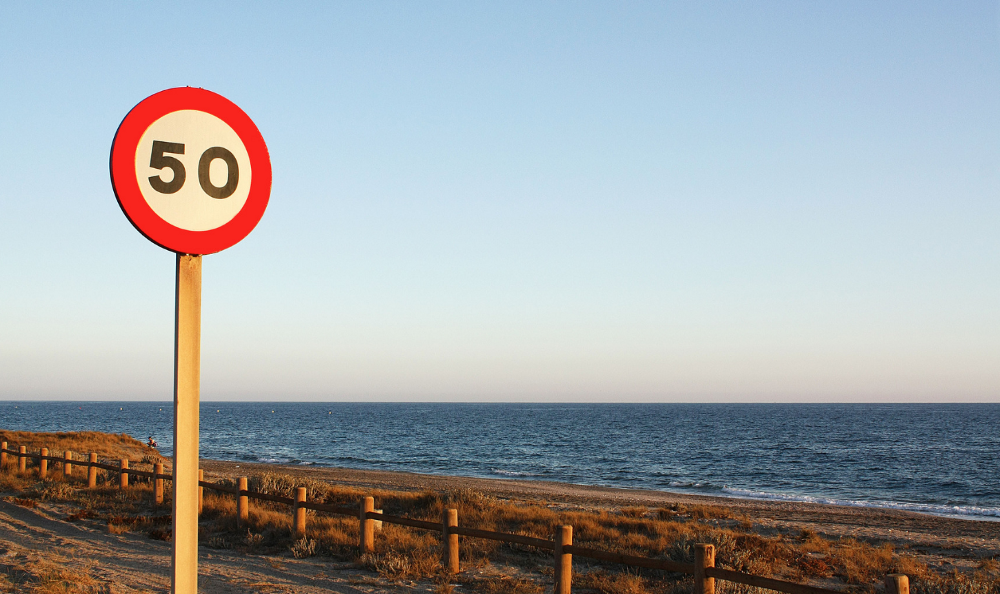
#> input picture Traffic Sign Detection/sources/speed.png, 1000 x 594 px, found by its file name
$ python version0-1.py
#> lines starting #> are read from the running program, lines starting #| are printed output that depends on the picture; after the words box and inside, x2 and y2 are one past the last pixel; in counts of white or black regions, pixels touching at a corner belong together; pictures that were not available may be replaced by others from this repository, and a replacement may not be noted
import cv2
import numpy as np


dogruluk = 0.7
image = cv2.imread(r"C:\Users\emre\PycharmProjects\findsign\sources\speed.png")
#> image is the input picture: shape (594, 1000, 3); mean B, G, R 169.8, 167.2, 162.3

levhatemp = cv2.imread(r"C:\Users\emre\PycharmProjects\findsign\sources\50temp.jpg")
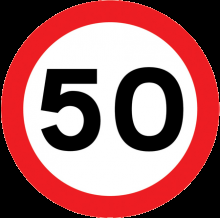
#> input picture Traffic Sign Detection/sources/50temp.png, 220 x 218 px, given in place of 50temp.jpg, which was not available
#> levhatemp is the input picture: shape (218, 220, 3); mean B, G, R 103.6, 102.2, 161
levhatemp = cv2.cvtColor(levhatemp, cv2.COLOR_BGR2GRAY)
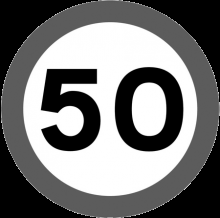
#> levhatemp: shape (218, 220); min 0, max 255, mean 120


hsvimage = cv2.cvtColor(image,cv2.COLOR_BGR2HSV)
#> hsvimage: shape (594, 1000, 3); mean H, S, V 71, 67.1, 187

lower_red = np.array([0,70,50])
upper_red = np.array([170,70,50])


mask1 = cv2.inRange(hsvimage, (0, 70, 50), (10, 255, 255))
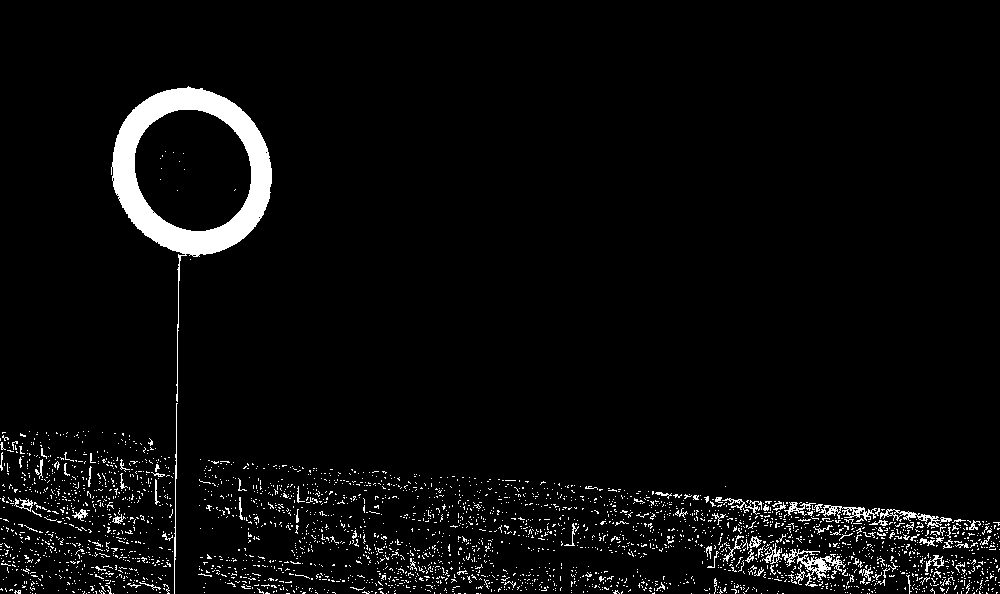
#> mask1: shape (594, 1000); 4.1% white; 3033 white regions (2939 under 20 px), largest, box (x1, y1, x2, y2) and area: (111, 86, 272, 402) 10074, (782, 549, 846, 587) 621, (819, 505, 880, 521) 358
mask2 = cv2.inRange(hsvimage, (170, 70, 50), (180, 255, 255))
#> mask2: shape (594, 1000); 0.04% white in thin lines or dots, all inside (x1, y1, x2, y2) = (13, 86, 936, 590)
mask = cv2.bitwise_or(mask1, mask2)
#> mask: shape (594, 1000); 4.1% white; 3030 white regions (2936 under 20 px), largest, box (x1, y1, x2, y2) and area: (111, 86, 272, 402) 10267, (782, 549, 846, 587) 621, (819, 505, 880, 521) 358

maskedhsv = cv2.bitwise_and(hsvimage, hsvimage, mask=mask)
#> maskedhsv: shape (594, 1000, 3); mean H, S, V 0.3, 7.3, 6.3
maskedimg = cv2.bitwise_and(image, image, mask=mask)
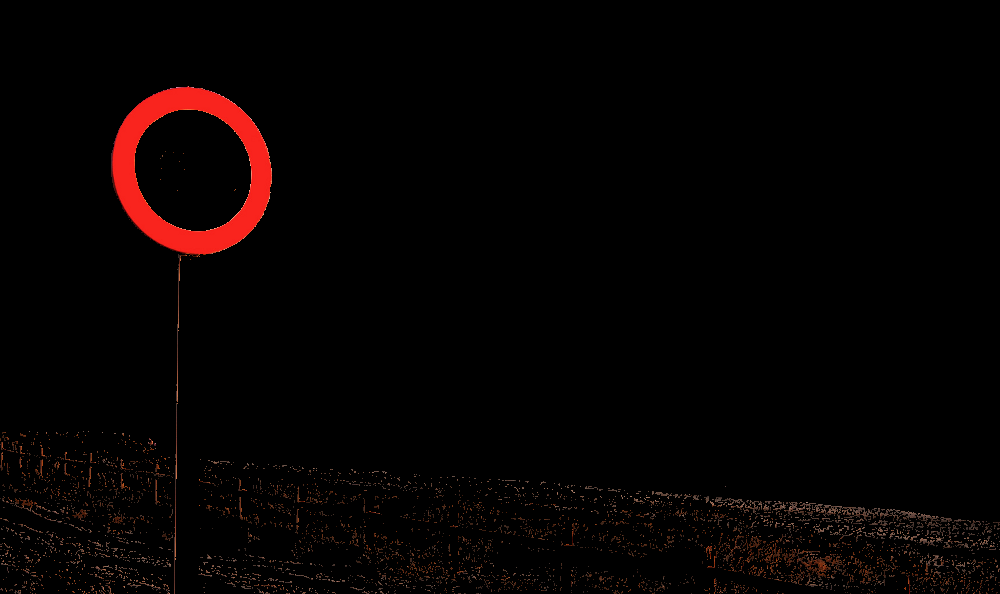
#> maskedimg: shape (594, 1000, 3); mean B, G, R 1.5, 1.9, 6.3
masked_gry = cv2.cvtColor(maskedhsv, cv2.COLOR_BGR2GRAY)
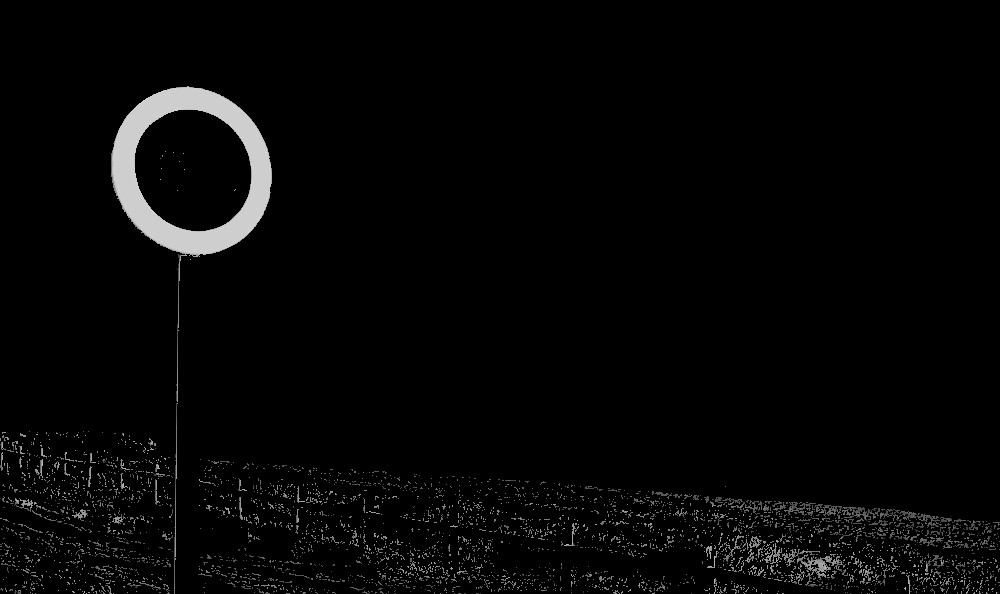
#> masked_gry: shape (594, 1000); min 0, max 227, mean 6.2
gry_blur = cv2.medianBlur(masked_gry,5)
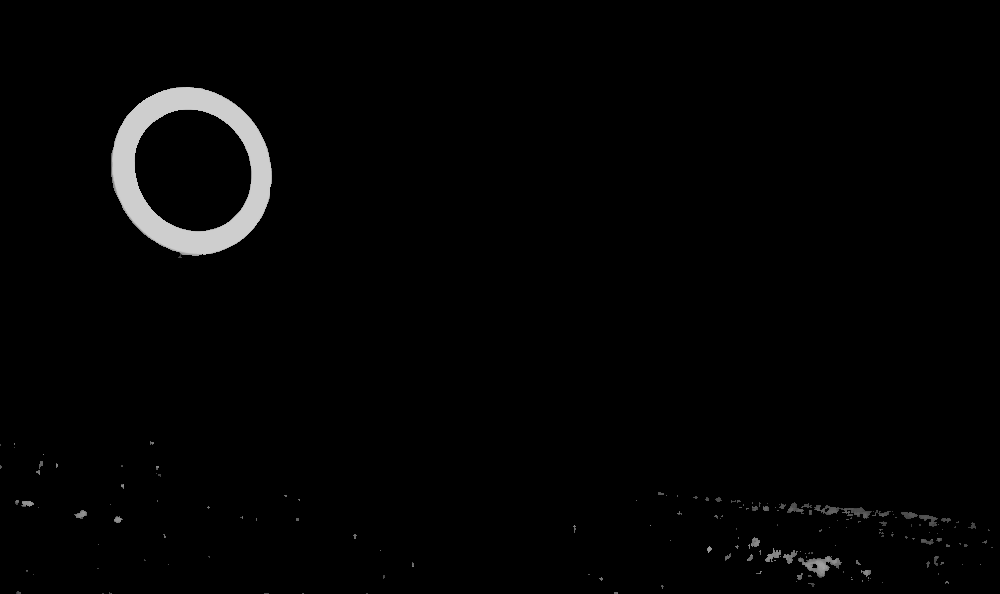
#> gry_blur: shape (594, 1000); min 0, max 207, mean 3.9

circles = cv2.HoughCircles(gry_blur,cv2.HOUGH_GRADIENT,1,20,param1=50,param2=30,minRadius=0,maxRadius=0)
#> circles = [[186.5, 164.5, 77.6], [196.5, 182.5, 72.1], [206.5, 157.5, 98.2], [175.5, 187.5, 56.1]]


circles = np.uint16(np.around(circles))
#> circles = [[186, 164, 78], [196, 182, 72], [206, 158, 98], [176, 188, 56]]

wt, ht = levhatemp.shape[::-1]
#> wt = 220; ht = 218

for (x,y,r) in circles[0,:]:
    # draw the outer circle

    cv2.circle(image, (x, y), r, (0, 255, 0), 2)
#> this loop made 4 passes
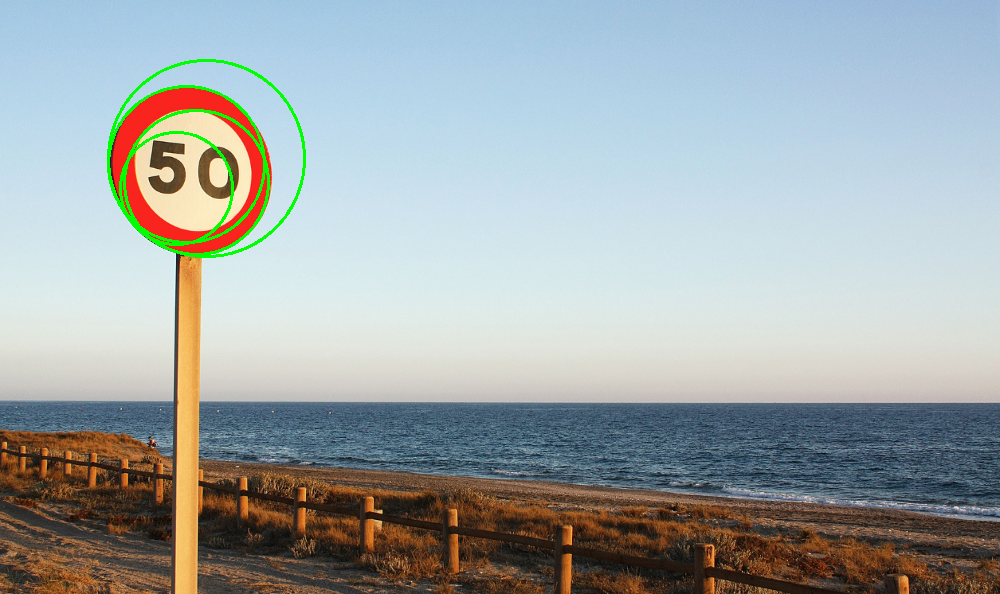
#> image: shape (594, 1000, 3); 0.86% of pixels changed, all inside (x1, y1, x2, y2) = (107, 59, 306, 258)


    # Draw a rectangle around the matched region.

cv2.imshow("result",image)

cv2.imshow("image",maskedimg)
cv2.imshow("hsv image",maskedhsv)
cv2.waitKey(0)
